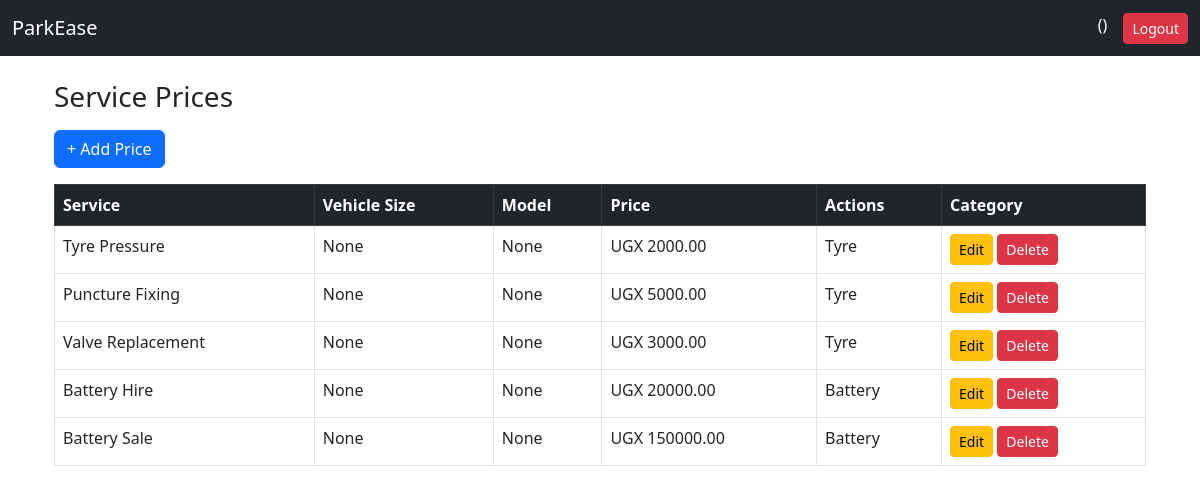
/service/prices/, run on the app's committed database.
### service/models.py (models this page shows, shortened)
class ServicePrice(models.Model):
    CATEGORY_CHOICES = [
        ('tyre', 'Tyre'),
        ('battery', 'Battery'),
    ]
    category = models.CharField(max_length=10, choices=CATEGORY_CHOICES, default='tyre')
    SERVICE_TYPES = [
        ("pressure", "Tyre Pressure"),
        ("puncture", "Puncture Fixing"),
        ("valve", "Valve Replacement"),
        ("battery_hire", "Battery Hire"),
        ("battery_sale", "Battery Sale"),
    ]
    name = models.CharField(max_length=20, choices=SERVICE_TYPES)
    vehicle_size = models.CharField(max_length=50, null=True, blank=True)
    model = models.CharField(max_length=50, null=True, blank=True)
    price = models.DecimalField(max_digits=10, decimal_places=2)

### service/views.py (the view)
# urls.py: path('prices/', views.serviceprice_list, name='serviceprice_list'),
def serviceprice_list(request):
    prices = ServicePrice.objects.all()
    return render(request, 'serviceprice_list.html', {'prices': prices})

### service/templates/serviceprice_list.html
{% extends 'base.html' %}
{% block content %}
<div class="container mt-4">
    <h3 class="mb-3">Service Prices</h3>
    <a href="{% url 'service:add_serviceprice' %}" class="btn btn-primary mb-3">
        + Add Price
    </a>
    <table class="table table-bordered">
        <thead class="table-dark">
            <tr>
                <th>Service</th>
                <th>Vehicle Size</th>
                <th>Model</th>
                <th>Price</th>
                <th>Actions</th>
                <th>Category</th>
            </tr>
        </thead>
        <tbody>
            {% for p in prices %}
            <tr>
                <td>{{ p.get_name_display }}</td>
                <td>{{ p.vehicle_size }}</td>
                <td>{{ p.model }}</td>
                <td>UGX {{ p.price }}</td>
                <td>{{ p.category|title }}</td>
                <td>
                    <a href="{% url 'service:update_serviceprice' p.id %}" class="btn btn-sm btn-warning">
                        Edit
                    </a>
                    <a href="{% url 'service:delete_serviceprice' p.id %}" class="btn btn-sm btn-danger">
                        Delete
                    </a>
                </td>
            </tr>
            {% empty %}
            <tr>
                <td colspan="5">No prices added yet</td>
            </tr>
            {% endfor %}
        </tbody>
    </table>
</div>
{% endblock %}

### data on the page
ServicePrice: name "Tyre Pressure", vehicle_size "None", model "None", price "2000.00", category "Tyre"
ServicePrice: name "Puncture Fixing", vehicle_size "None", model "None", price "5000.00", category "Tyre"
ServicePrice: name "Valve Replacement", vehicle_size "None", model "None", price "3000.00", category "Tyre"
ServicePrice: name "Battery Hire", vehicle_size "None", model "None", price "20000.00", category "Battery"
ServicePrice: name "Battery Sale", vehicle_size "None", model "None", price "150000.00", category "Battery"
